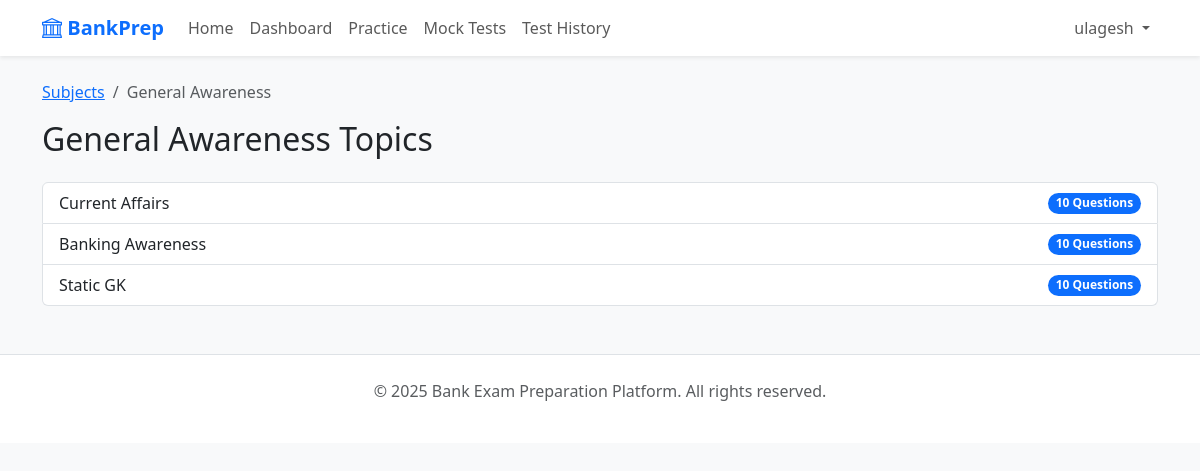
/practice/subject/general-awareness/ (signed in), run on an earlier commit of the app's database.
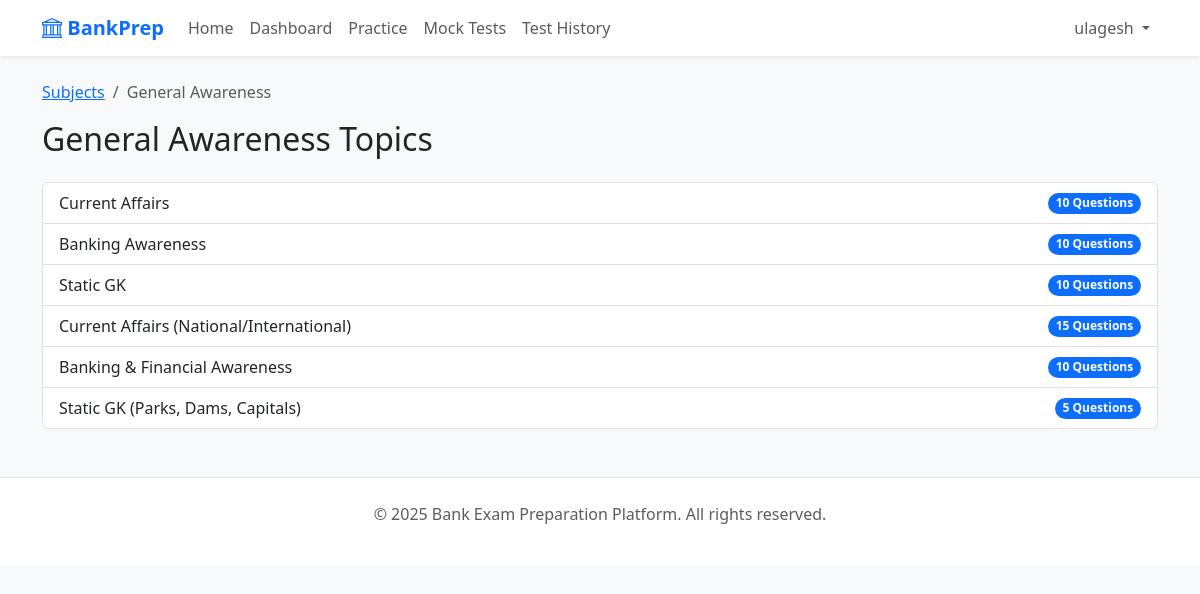
And on a later commit of the database.
### exams/models.py (models this page shows, shortened)
class Topic(models.Model):
    subject = models.ForeignKey(Subject, on_delete=models.CASCADE, related_name='topics')
    name = models.CharField(max_length=100)
    slug = models.SlugField()

### practice/views.py (the view)
# urls.py: path('subject/<slug:subject_slug>/', views.topic_list, name='topic_list'),
@login_required
def topic_list(request, subject_slug):
    subject = get_object_or_404(Subject, slug=subject_slug)
    topics = subject.topics.all()
    return render(request, 'practice/topic_list.html', {'subject': subject, 'topics': topics})

### practice/templates/practice/topic_list.html
{% extends "base.html" %}
{% block content %}
<nav aria-label="breadcrumb">
    <ol class="breadcrumb">
        <li class="breadcrumb-item"><a href="{% url 'practice_home' %}">Subjects</a></li>
        <li class="breadcrumb-item active" aria-current="page">{{ subject.name }}</li>
    </ol>
</nav>
<h2 class="mb-4">{{ subject.name }} Topics</h2>
<div class="list-group">
    {% for topic in topics %}
    <a href="{% url 'practice_session' topic.slug %}"
        class="list-group-item list-group-item-action d-flex justify-content-between align-items-center">
        {{ topic.name }}
        <span class="badge bg-primary rounded-pill">{{ topic.questions.count }} Questions</span>
    </a>
    {% endfor %}
</div>
{% endblock %}

What changed in the data, as far as the page shows it:
added Topic: name "Current Affairs (National/International)", questions.count "15"
added Topic: name "Banking & Financial Awareness", questions.count "10"
added Topic: name "Static GK (Parks, Dams, Capitals)", questions.count "5"
